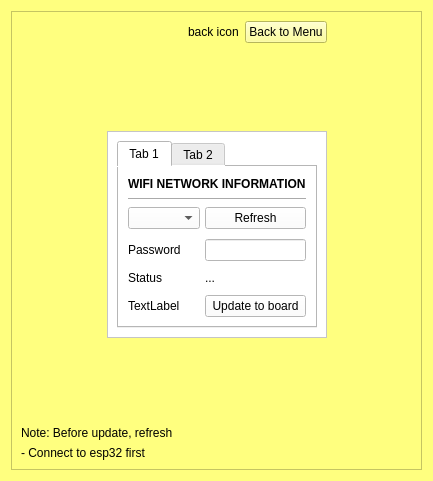
<?xml version="1.0" encoding="UTF-8"?>

<!--
    Copyright (C) 2025  Giang Trinh

    This program is free software: you can redistribute it and/or modify
    it under the terms of the GNU General Public License as published by
    the Free Software Foundation, either version 3 of the License, or
    (at your option) any later version.

    This program is distributed in the hope that it will be useful,
    but WITHOUT ANY WARRANTY; without even the implied warranty of
    MERCHANTABILITY or FITNESS FOR A PARTICULAR PURPOSE.  See the
    GNU General Public License for more details.

    You should have received a copy of the GNU General Public License
    along with this program.  If not, see <https://www.gnu.org/licenses/>.
 -->

<ui version="4.0">
 <class>_d_update_wifi_info</class>
 <widget class="QWidget" name="_d_update_wifi_info">
  <property name="geometry">
   <rect>
    <x>0</x>
    <y>0</y>
    <width>433</width>
    <height>481</height>
   </rect>
  </property>
  <property name="windowTitle">
   <string>Form</string>
  </property>
  <property name="styleSheet">
   <string notr="true">background-color: rgb(255, 255, 127);</string>
  </property>
  <layout class="QGridLayout" name="gridLayout_8">
   <item row="0" column="0">
    <widget class="QScrollArea" name="scrollArea">
     <property name="widgetResizable">
      <bool>true</bool>
     </property>
     <widget class="QWidget" name="scrollAreaWidgetContents">
      <property name="geometry">
       <rect>
        <x>0</x>
        <y>0</y>
        <width>413</width>
        <height>461</height>
       </rect>
      </property>
      <layout class="QGridLayout" name="gridLayout_4">
       <item row="0" column="1">
        <layout class="QHBoxLayout" name="horizontalLayout">
         <item>
          <spacer name="horizontalSpacer_3">
           <property name="orientation">
            <enum>Qt::Horizontal</enum>
           </property>
           <property name="sizeHint" stdset="0">
            <size>
             <width>40</width>
             <height>20</height>
            </size>
           </property>
          </spacer>
         </item>
         <item>
          <widget class="QLabel" name="label_ic_back">
           <property name="text">
            <string>back icon</string>
           </property>
          </widget>
         </item>
         <item>
          <widget class="QPushButton" name="btn_back">
           <property name="text">
            <string>Back to Menu</string>
           </property>
          </widget>
         </item>
        </layout>
       </item>
       <item row="1" column="1">
        <spacer name="verticalSpacer">
         <property name="orientation">
          <enum>Qt::Vertical</enum>
         </property>
         <property name="sizeHint" stdset="0">
          <size>
           <width>20</width>
           <height>68</height>
          </size>
         </property>
        </spacer>
       </item>
       <item row="2" column="0">
        <spacer name="horizontalSpacer_2">
         <property name="orientation">
          <enum>Qt::Horizontal</enum>
         </property>
         <property name="sizeHint" stdset="0">
          <size>
           <width>108</width>
           <height>18</height>
          </size>
         </property>
        </spacer>
       </item>
       <item row="2" column="1">
        <widget class="QFrame" name="wifi_frame">
         <property name="styleSheet">
          <string notr="true">background-color: rgb(255, 255, 255);</string>
         </property>
         <property name="frameShape">
          <enum>QFrame::StyledPanel</enum>
         </property>
         <property name="frameShadow">
          <enum>QFrame::Raised</enum>
         </property>
         <layout class="QGridLayout" name="gridLayout_3">
          <item row="0" column="0">
           <widget class="QTabWidget" name="Tabwidget_wifi">
            <property name="currentIndex">
             <number>0</number>
            </property>
            <widget class="QWidget" name="stamode">
             <attribute name="title">
              <string>Tab 1</string>
             </attribute>
             <layout class="QGridLayout" name="gridLayout">
              <item row="0" column="1">
               <layout class="QVBoxLayout" name="verticalLayout">
                <item>
                 <widget class="QLabel" name="label">
                  <property name="font">
                   <font>
                    <bold>true</bold>
                   </font>
                  </property>
                  <property name="text">
                   <string>WIFI NETWORK INFORMATION</string>
                  </property>
                 </widget>
                </item>
                <item>
                 <widget class="Line" name="line">
                  <property name="orientation">
                   <enum>Qt::Horizontal</enum>
                  </property>
                 </widget>
                </item>
                <item>
                 <layout class="QFormLayout" name="formLayout">
                  <property name="horizontalSpacing">
                   <number>5</number>
                  </property>
                  <property name="verticalSpacing">
                   <number>10</number>
                  </property>
                  <item row="0" column="0">
                   <widget class="QComboBox" name="combox_wnet"/>
                  </item>
                  <item row="0" column="1">
                   <widget class="QPushButton" name="btn_refresh_wnet">
                    <property name="text">
                     <string>Refresh</string>
                    </property>
                   </widget>
                  </item>
                  <item row="1" column="0">
                   <widget class="QLabel" name="label_pass_wnet">
                    <property name="text">
                     <string>Password</string>
                    </property>
                   </widget>
                  </item>
                  <item row="1" column="1">
                   <widget class="QLineEdit" name="ledit_pass_wnet"/>
                  </item>
                  <item row="3" column="1">
                   <widget class="QPushButton" name="btn_update_wnet">
                    <property name="text">
                     <string>Update to board</string>
                    </property>
                   </widget>
                  </item>
                  <item row="2" column="1">
                   <widget class="QLabel" name="label_check_wnet">
                    <property name="text">
                     <string>...</string>
                    </property>
                   </widget>
                  </item>
                  <item row="2" column="0">
                   <widget class="QLabel" name="label_status_wnet">
                    <property name="text">
                     <string>Status</string>
                    </property>
                   </widget>
                  </item>
                  <item row="3" column="0">
                   <widget class="QLabel" name="label_ic_update">
                    <property name="text">
                     <string>TextLabel</string>
                    </property>
                   </widget>
                  </item>
                 </layout>
                </item>
               </layout>
              </item>
             </layout>
            </widget>
            <widget class="QWidget" name="apmode">
             <attribute name="title">
              <string>Tab 2</string>
             </attribute>
             <layout class="QGridLayout" name="gridLayout_2">
              <item row="0" column="0">
               <layout class="QVBoxLayout" name="verticalLayout_2">
                <item>
                 <widget class="QLabel" name="label_8">
                  <property name="font">
                   <font>
                    <bold>true</bold>
                   </font>
                  </property>
                  <property name="text">
                   <string>WIFI AP MODE INFORMATION</string>
                  </property>
                 </widget>
                </item>
                <item>
                 <widget class="Line" name="line_2">
                  <property name="orientation">
                   <enum>Qt::Horizontal</enum>
                  </property>
                 </widget>
                </item>
                <item>
                 <layout class="QFormLayout" name="formLayout_2">
                  <property name="horizontalSpacing">
                   <number>5</number>
                  </property>
                  <property name="verticalSpacing">
                   <number>10</number>
                  </property>
                  <item row="0" column="0">
                   <widget class="QLabel" name="label_9">
                    <property name="text">
                     <string>New ssid</string>
                    </property>
                   </widget>
                  </item>
                  <item row="0" column="1">
                   <widget class="QLineEdit" name="ledit_ssid_wap"/>
                  </item>
                  <item row="1" column="0">
                   <widget class="QLabel" name="label_10">
                    <property name="text">
                     <string>New password</string>
                    </property>
                   </widget>
                  </item>
                  <item row="1" column="1">
                   <widget class="QLineEdit" name="ledit_pass_wap"/>
                  </item>
                  <item row="3" column="1">
                   <widget class="QPushButton" name="btn_update_wap">
                    <property name="text">
                     <string>Update to board</string>
                    </property>
                   </widget>
                  </item>
                  <item row="2" column="1">
                   <widget class="QLabel" name="lbel_check_wap">
                    <property name="text">
                     <string>...</string>
                    </property>
                   </widget>
                  </item>
                  <item row="2" column="0">
                   <widget class="QLabel" name="label_status_wap">
                    <property name="text">
                     <string>Status</string>
                    </property>
                   </widget>
                  </item>
                  <item row="3" column="0">
                   <widget class="QLabel" name="label_ic_up_wap">
                    <property name="text">
                     <string>TextLabel</string>
                    </property>
                   </widget>
                  </item>
                 </layout>
                </item>
               </layout>
              </item>
             </layout>
            </widget>
           </widget>
          </item>
         </layout>
        </widget>
       </item>
       <item row="2" column="2">
        <spacer name="horizontalSpacer">
         <property name="orientation">
          <enum>Qt::Horizontal</enum>
         </property>
         <property name="sizeHint" stdset="0">
          <size>
           <width>107</width>
           <height>20</height>
          </size>
         </property>
        </spacer>
       </item>
       <item row="3" column="1">
        <spacer name="verticalSpacer_2">
         <property name="orientation">
          <enum>Qt::Vertical</enum>
         </property>
         <property name="sizeHint" stdset="0">
          <size>
           <width>20</width>
           <height>37</height>
          </size>
         </property>
        </spacer>
       </item>
       <item row="4" column="0" colspan="3">
        <layout class="QVBoxLayout" name="verticalLayout_3">
         <item>
          <widget class="QLabel" name="label_2">
           <property name="text">
            <string>Note: Before update, refresh</string>
           </property>
          </widget>
         </item>
         <item>
          <widget class="QLabel" name="label_4">
           <property name="text">
            <string>- Connect to esp32 first</string>
           </property>
          </widget>
         </item>
        </layout>
       </item>
      </layout>
     </widget>
    </widget>
   </item>
  </layout>
 </widget>
 <resources/>
 <connections/>
</ui>
